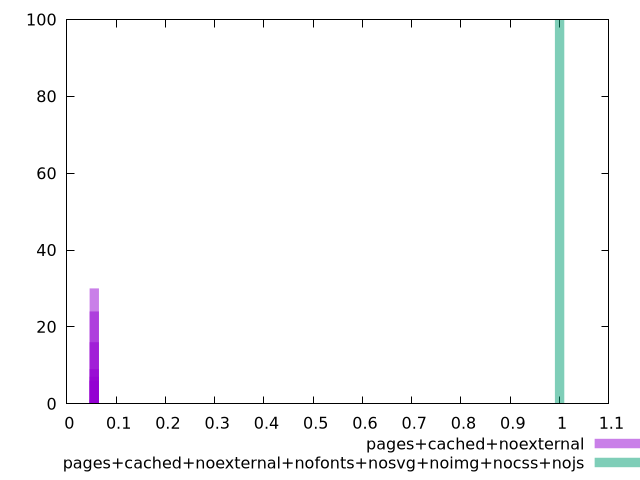

Recreate this plot in gnuplot.
$_pagesCachedNoexternal <<EOF
0.05568388620582694 30
0.05568478566770918 7
0.055683586385199525 9
0.055684186026454356 16
0.055684485847081765 24
0.05568328656457211 6
0.055685085488336596 6
0.055682686923317286 1
0.05568538530896401 1
EOF
$_pagesCachedNoexternalNofontsNosvgNoimgNocssNojs <<EOF
1 100
EOF
set key outside below
set terminal pngcairo
set output "report_00005_2020-11-02T22-26-11.212Z/total-byte-weight/total-byte-weight_pages+cached+noexternal_pages+cached+noexternal+nofonts+nosvg+noimg+nocss+nojs+hist.png"
set boxwidth 0.018886346261533654
set style fill transparent solid 0.5 noborder
set yrange [0:100]
plot $_pagesCachedNoexternal title "pages+cached+noexternal" with boxes ,$_pagesCachedNoexternalNofontsNosvgNoimgNocssNojs title "pages+cached+noexternal+nofonts+nosvg+noimg+nocss+nojs" with boxes ,
